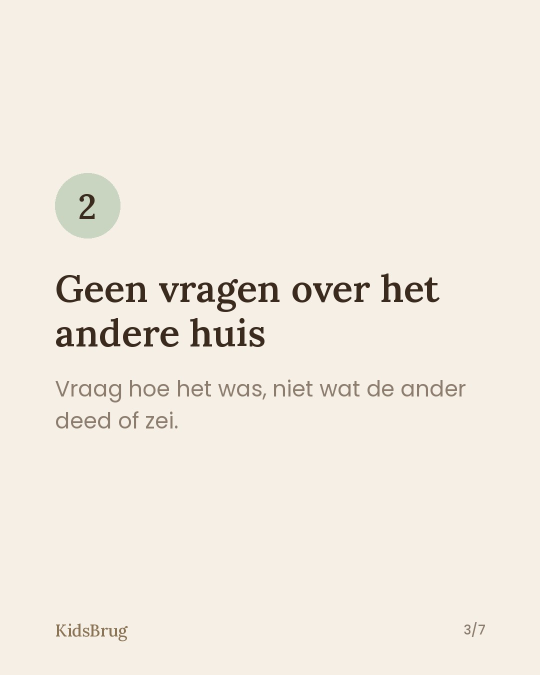
#> input picture carrousels/kidsbrug-2026-11-12-wat-je-kind-niet-hoeft-te-dragen-3.jpg, 1080 x 1350 px, given in place of koppel-kerst.png, which was not available (shown at 1/2 size)
$ python 2026-11-16-smile-kerstbox.py ../../../carrousels/kidsbrug-2026-11-12-wat-je-kind-niet-hoeft-te-dragen-3.jpg ../../../carrousels/kidsbrug-2026-11-12-wat-je-kind-niet-hoeft-te-dragen-4.jpg
#> lines starting #> are read from the running program, lines starting #| are printed output that depends on the picture
### holasmile/studio/holasmile_motion.py
"""Bewegende reels voor Hola Smile (frame voor frame, 30 fps). Gebruikt de kleuren en fonts van holasmile_style.

render_motion(scenes, out): scenes = [(seconden, functie(t, p) -> Image), ...]
  t = seconden sinds begin scene, p = voortgang 0..1 in de scene.
"""
import sys, os, math, subprocess
sys.path.insert(0, os.path.dirname(__file__))
from holasmile_style import *
from PIL import Image, ImageDraw, ImageFilter, ImageEnhance

FPS = 30


def ease(x): x = max(0.0, min(1.0, x)); return 1 - (1 - x) ** 3
def pop(x): x = max(0.0, min(1.0, x)); return 1 + 0.18 * math.sin(math.pi * x) * (1 - x) if x < 1 else 1.0


class Photo:
    """Laadt een liggende foto één keer en maakt er beelden van."""
    # [12 lines left out: functions __init__, card, not called in this run]


def rounded(im, r=36):
    m = Image.new("L", im.size, 0); ImageDraw.Draw(m).rounded_rectangle((0, 0, im.size[0], im.size[1]), r, fill=255)
    return m


# [10 lines left out: function place, not called in this run]


def big_text(d, y, text, size=96, fill=CREAM, scale=1.0, italic=False, maxw=920):
    f = (serif_i if italic else serif)(max(10, int(size * scale)), "SemiBold" if not italic else "Medium")
    return ctext(d, y, text, f, fill=fill, maxw=maxw)


# [4 lines left out: function twinkle, not called in this run]


def render_motion(scenes, out, workdir):
    os.makedirs(workdir, exist_ok=True)
    tmp = os.path.join(workdir, "video.mp4")
    p = subprocess.Popen(["ffmpeg", "-y", "-loglevel", "error", "-f", "rawvideo", "-pix_fmt", "rgb24", "-s", f"{W}x{H}",
                          "-r", str(FPS), "-i", "-", "-c:v", "libx264", "-preset", "veryfast", "-crf", "20", "-pix_fmt", "yuv420p", tmp],
                         stdin=subprocess.PIPE)
    for dur, fn in scenes:
        n = int(round(dur * FPS))
        for i in range(n):
            p.stdin.write(fn(i / FPS, i / max(1, n - 1)).convert("RGB").tobytes())
    p.stdin.close(); p.wait()
    subprocess.run(f"ffmpeg -y -loglevel error -i {tmp} -f lavfi -i anullsrc=r=44100:cl=stereo -shortest "
                   f"-map 0:v -map 1:a -c:v copy -c:a aac -movflags +faststart {out}", shell=True, check=True)


# [33 lines left out: functions still_sheet, cta_motion, not called in this run]


# ---------- Schermvullende sfeerbeelden (lachende mensen) ----------
class Fullbleed:
    """Sfeerbeeld schermvullend (9:16). box = (x0, y0, x1, y1) fractie van de foto, wordt passend gemaakt op 9:16."""
    def __init__(self, path, box=(0, 0, 1, 1)):
        im = Image.open(path).convert("RGB"); w0, h0 = im.size
        im = im.crop((int(box[0] * w0), int(box[1] * h0), int(box[2] * w0), int(box[3] * h0)))
        self.im = ImageOps.fit(im, (int(W * 1.15), int(H * 1.15)), Image.LANCZOS)
        g = Image.new("L", (1, H)); [g.putpixel((0, y), int(max(0, 210 - y * 0.55)) if y < 420 else (int(min(230, (y - 1350) * 0.45)) if y > 1350 else 0)) for y in range(H)]
        self.shade = g.resize((W, H))

    def frame(self, zoom=1.0):
        """zoom 1.0 = hele (iets vergrote) foto; 1.15 = ingezoomd. Donkere rand boven en onder voor leesbare tekst."""
        z = max(1.0, min(1.15, zoom)); cw, ch = int(W * 1.15 / z), int(H * 1.15 / z)
        x0, y0 = (self.im.width - cw) // 2, (self.im.height - ch) // 2
        fr = self.im.crop((x0, y0, x0 + cw, y0 + ch)).resize((W, H), Image.LANCZOS)
        fr.paste(Image.new("RGB", (W, H), BG), (0, 0), self.shade)
        return fr


def ai_note(d):
    """Klein label onderaan bij AI-/sfeerbeelden."""
    d.text((W / 2, H - 70), "Sfeerbeeld", font=sans(24), fill=MUTED, anchor="mm")

### holasmile/studio/holasmile_style.py
"""Hola Smile Clinic reel- en carrousel-huisstijl.

Donker (bijna zwart, warm), goud, crème tekst, Lora (serif) voor koppen, Poppins voor kleine tekst.
Vaste herkenning: de goudkleurige kleurwaaier (shade guide) van geel naar wit, dunne gouden lijnen, kleine sparkles,
woordmerk "Hola Smile Clinic" onderaan. Zachte fades tussen stilstaande beelden.

Gebruik in een reel-script:
    import sys, os; sys.path.insert(0, os.path.join(os.path.dirname(__file__), ".."))
    from holasmile_style import *
"""
from PIL import Image, ImageDraw, ImageFont, ImageFilter, ImageOps
import subprocess, os, math

W, H = 1080, 1920
BG = (20, 17, 14); BG2 = (32, 27, 22); CARD = (38, 32, 26)
GOLD = (201, 163, 92); GOLD_L = (228, 199, 140); CREAM = (245, 236, 220); MUTED = (170, 156, 136)
RED = (196, 96, 80); OK = (150, 178, 120)
GF = "/usr/share/fonts/truetype/google-fonts/"
DJ = "/usr/share/fonts/truetype/dejavu/DejaVuSans-Bold.ttf"
# kleurwaaier: van geel/getint naar stralend wit
SHADES = [(196, 160, 96), (210, 180, 120), (222, 198, 146), (232, 214, 172), (240, 228, 198), (247, 241, 226), (253, 251, 245)]


def serif(sz, w="Medium"):
    f = ImageFont.truetype(GF + "Lora-Variable.ttf", sz)
    try: f.set_variation_by_name(w)
    except Exception: pass
    return f


# [5 lines left out: function serif_i, not called in this run]


def sans(sz, w="Regular"):
    return ImageFont.truetype(GF + f"Poppins-{w}.ttf", sz)


# [12 lines left out: functions _glow, base, not called in this run]


def wrap(d, text, font, maxw):
    out = []
    for para in text.split("\n"):
        line = ""
        for w in para.split():
            t = (line + " " + w).strip()
            if d.textlength(t, font=font) <= maxw: line = t
            else: out.append(line); line = w
        out.append(line)
    return out


def ctext(d, y, text, font, fill=CREAM, maxw=880, gap=1.22, cx=W / 2):
    lines = wrap(d, text, font, maxw); lh = font.size * gap
    for i, l in enumerate(lines): d.text((cx, y + i * lh), l, font=font, fill=fill, anchor="ma")
    return y + len(lines) * lh


# [7 lines left out: function sparkle, not called in this run]


def rule(d, y, w=220, cx=W / 2):
    d.line((cx - w / 2, y, cx - 18, y), fill=GOLD, width=2); d.line((cx + 18, y, cx + w / 2, y), fill=GOLD, width=2)
    sparkle(d, cx, y, 10)


def kicker(d, y, text, cx=W / 2):
    f = sans(28, "Medium"); t = text.upper(); tw = d.textlength(t, font=f) + 70
    d.rounded_rectangle((cx - tw / 2, y, cx + tw / 2, y + 64), 32, outline=GOLD, width=2)
    d.text((cx, y + 33), t, font=f, fill=GOLD_L, anchor="mm")
    return y + 64


def wordmark(d, y=1810, cx=W / 2):
    d.text((cx, y), "Hola Smile Clinic", font=serif(40), fill=GOLD, anchor="mm")
    d.text((cx, y + 44), "ZUNDERT", font=sans(20, "Medium"), fill=MUTED, anchor="mm")


# [20 lines left out: functions shade_guide, stamp, not called in this run]


def card(d, box, fill=CARD, r=34, outline=(84, 70, 48)):
    d.rounded_rectangle(box, r, fill=fill, outline=outline, width=2)


# [22 lines left out: functions quote_card, listing, not called in this run]


def fit_photo(path, box_w, box_h):
    im = Image.open(path); im = ImageOps.exif_transpose(im).convert("RGB")
    return ImageOps.fit(im, (box_w, box_h), Image.LANCZOS, centering=(0.5, 0.5))


# [41 lines left out: functions photo_frame, cta, cover, not called in this run]


def save_cover(im, path):
    im.save(path, "JPEG", quality=90)


def save_frames(frames, outdir):
    os.makedirs(outdir, exist_ok=True)
    for k, f in frames.items(): f().save(f"{outdir}/{k}.png")


# [32 lines left out: functions contact_sheet, render_reel, not called in this run]


# ---------------- Carrousels (staand 4:5, 1080x1350) ----------------
CW, CH = 1080, 1350


def cbase():
    return base(CW, CH)


# [4 lines left out: function cwrap_text, not called in this run]


def cfooter(d, n, total):
    d.text((120, CH - 100), "Hola Smile Clinic", font=serif(32), fill=GOLD, anchor="lm")
    d.text((CW - 120, CH - 100), f"{n}/{total}", font=sans(26, "Medium"), fill=MUTED, anchor="rm")


# [47 lines left out: functions slide_cover, slide_point, slide_closing, save_carousel, carousel_sheet, not called in this run]

### holasmile/studio/reels/2026-11-16-smile-kerstbox.py
import sys, os; sys.path.insert(0, os.path.join(os.path.dirname(__file__), ".."))
from holasmile_motion import *

# Reel: Smile Kerstbox (aanbod). Sfeerbeelden van lachende mensen (AI/Canva, niet in git: holasmile/sfeer-lokaal/).
# Geen klanten, geen resultaten: alleen sfeer. Post krijgt het AI-label.
S = os.path.join(os.path.dirname(__file__), "..", "..", "sfeer-lokaal")
KOPPEL = Fullbleed(os.path.join(S, "koppel-kerst.png"), (0.02, 0.0, 0.62, 1.0))
#> in __init__, im is the input picture: PIL image 1080x1350 RGB; mean R, G, B 242, 235, 224.8
#> in __init__, `im = im.crop((int(box[0] * w0), int(box[1] * h0), int(box[2] * w0), in..`:
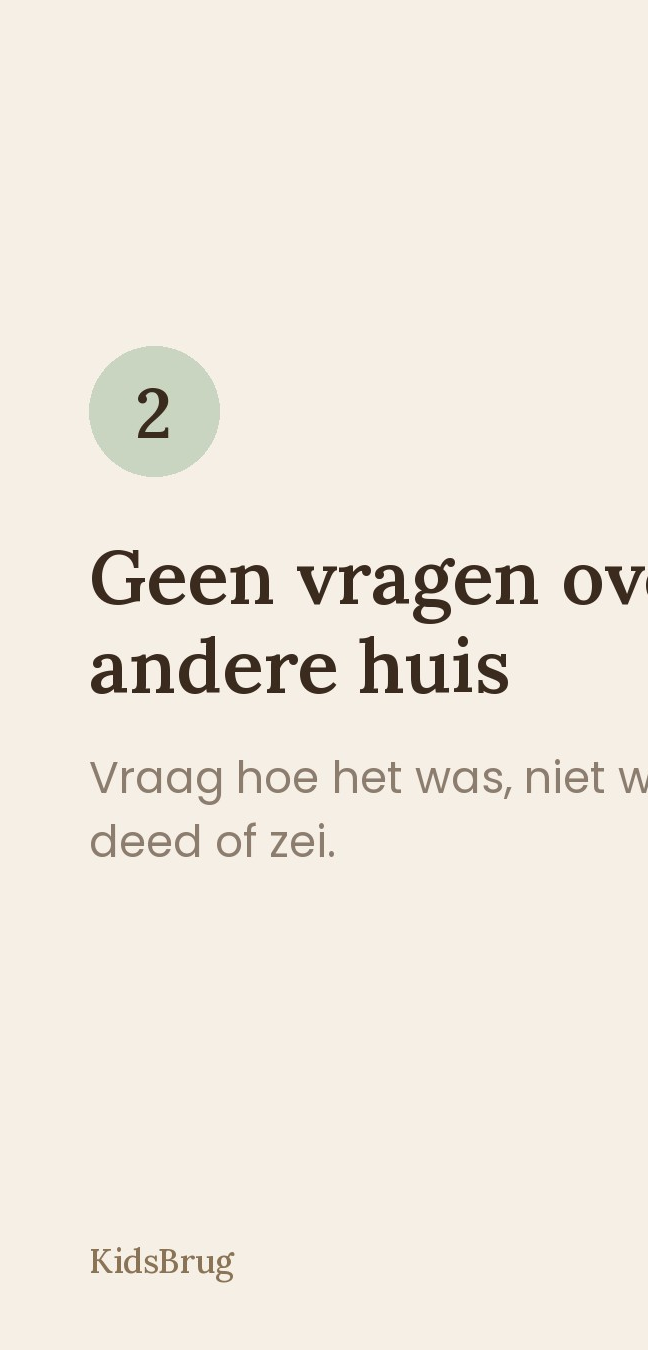
#> im: PIL image 648x1350 RGB; mean R, G, B 240.5, 233.5, 223.2
#> in __init__, `self.shade = g.resize((W, H))`:
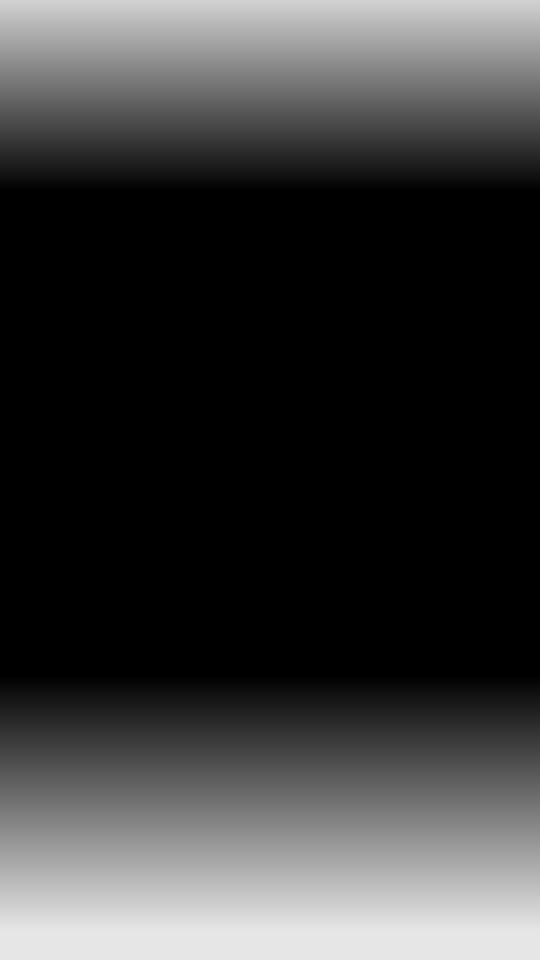
#> self.shade: PIL image 1080x1920 L (shown at 1/2 size); min 0, max 230, mean 58.3
VROUW = Fullbleed(os.path.join(S, "vrouw-goud.png"), (0.55, 0.06, 1.0, 0.46))
#> call 2 of __init__, with box = (0.55, 0.06, 1, 0.46)
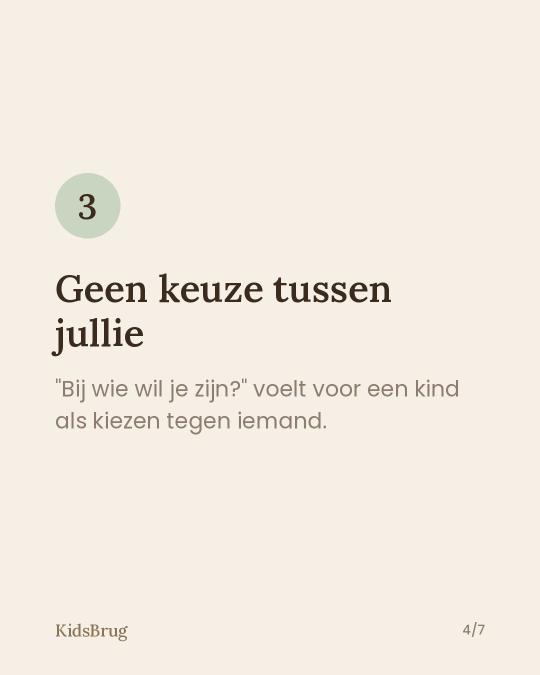
#> input picture carrousels/kidsbrug-2026-11-12-wat-je-kind-niet-hoeft-te-dragen-4.jpg, 1080 x 1350 px, given in place of vrouw-goud.png, which was not available (shown at 1/2 size)
#> in __init__, im is the input picture: PIL image 1080x1350 RGB; mean R, G, B 242.5, 235.5, 225.3
#> in __init__ (call 2), `im = im.crop((int(box[0] * w0), int(box[1] * h0), int(box[2] * w0), in..`:
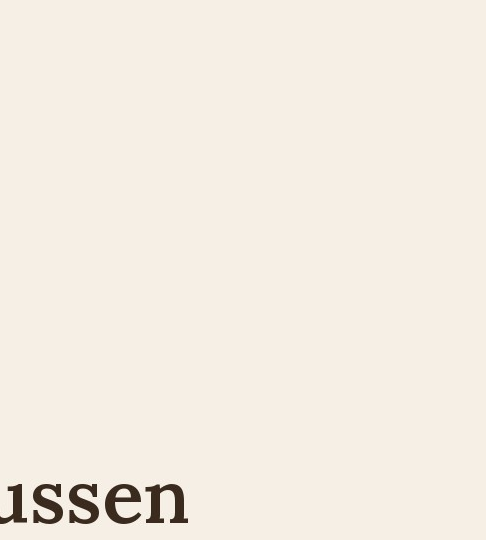
#> im: PIL image 486x540 RGB; mean R, G, B 243.6, 236.5, 226.4
GROEP = Fullbleed(os.path.join(S, "canva-groep.png"), (0.0, 0.15, 1.0, 0.95))
#> call 3 of __init__, with box = (0, 0.15, 1, 0.95)
#> in __init__ (call 3), `im = im.crop((int(box[0] * w0), int(box[1] * h0), int(box[2] * w0), in..`:
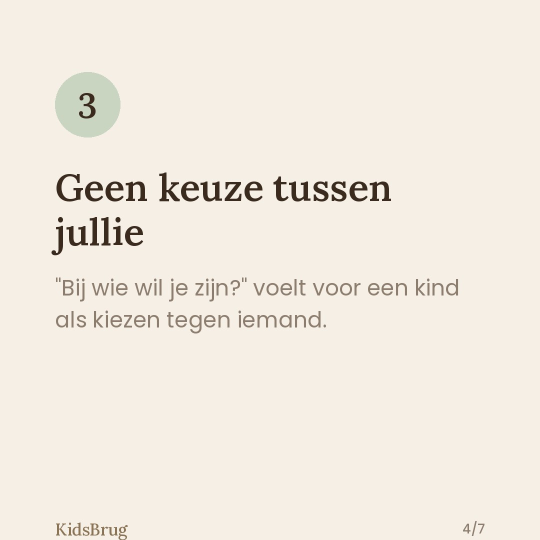
#> im: PIL image 1080x1080 RGB (shown at 1/2 size); mean R, G, B 241.6, 234.6, 224.4
#> in __init__ (call 3), `self.im = ImageOps.fit(im, (int(W * 1.15), int(H * 1.15)), Image.LANCZ..`:
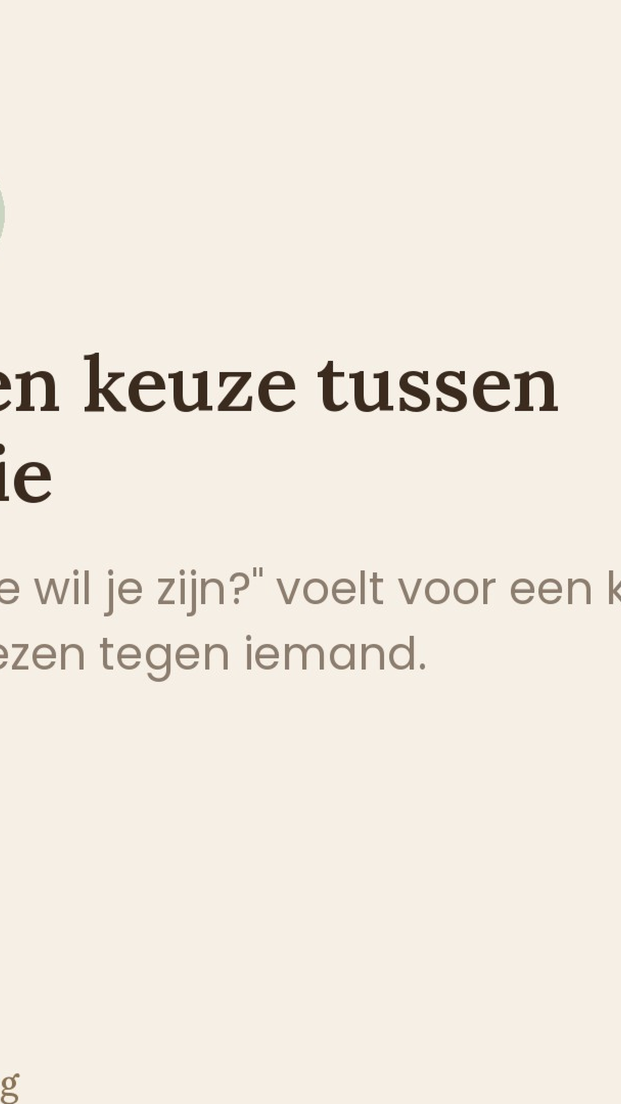
#> self.im: PIL image 1242x2208 RGB (shown at 1/2 size); mean R, G, B 241.5, 234.3, 224.2


def s1(t, p):
    im = KOPPEL.frame(1.0 + 0.12 * p); d = ImageDraw.Draw(im)
    big_text(d, 1390, "Op zoek naar een\nkerstcadeau dat\nécht straalt?", 88, scale=pop(min(1, t / 0.35)))
    ai_note(d); return im


def s2(t, p):
    im = VROUW.frame(1.12 - 0.10 * p); d = ImageDraw.Draw(im)
    big_text(d, 150, "Geef een stralende\nglimlach cadeau.", 96, scale=pop(min(1, t / 0.35)))
    twinkle(d, t, [(160, 560, 26), (930, 520, 20)]); ai_note(d); return im


ITEMS = ["Cadeaubon voor een\nbleekbehandeling", "Glow Powder & Glow\nWhitening Serum gratis\nbij elk pakket", "Ook als kerstpakket\nvoor je team"]


def s3(t, p):
    im, d = base()
    kicker(d, 240, "Smile Kerstbox")
    big_text(d, 380, "Dit zit erin:", 96, scale=pop(min(1, t / 0.3)))
    y = 700
    for i, it in enumerate(ITEMS):
        k = ease((t - 0.4 - i * 0.7) / 0.35)
        if k <= 0: break
        x = 150 - (1 - k) * 300
        d.ellipse((x, y + 10, x + 80, y + 90), outline=GOLD, width=4)
        d.text((x + 40, y + 50), str(i + 1), font=serif(44, "SemiBold"), fill=GOLD_L, anchor="mm")
        cwrap_text(d, x + 130, y, it, serif(62, "SemiBold"), maxw=760, gap=1.2)
        y += 330
    twinkle(d, t, [(170, 300, 18), (910, 280, 24)]); wordmark(d); return im


def s4(t, p):
    im = GROEP.frame(1.0 + 0.10 * p); d = ImageDraw.Draw(im)
    big_text(d, 150, "Voor je moeder,\nje vriendin of\nje collega's.", 92, scale=pop(min(1, t / 0.35)))
    ai_note(d); return im


def s5(t, p):
    im, d = base()
    d.text((W / 2, 400), "Hola Smile", font=serif(int(120 * pop(min(1, t / 0.35))), "SemiBold"), fill=CREAM, anchor="mm")
    d.text((W / 2, 515), "CLINIC · ZUNDERT", font=sans(30, "Medium"), fill=GOLD, anchor="mm")
    rule(d, 610)
    ctext(d, 720, "Bestel je\nSmile Kerstbox", serif(92, "SemiBold"))
    if t > 0.6:
        pl = 1 + 0.03 * math.sin(t * 7); bw, bh = 760 * pl, 136 * pl
        d.rounded_rectangle((W / 2 - bw / 2, 1120 - bh / 2, W / 2 + bw / 2, 1120 + bh / 2), 68, fill=GOLD)
        d.text((W / 2, 1120), "Stuur KERST in een DM", font=sans(48, "Medium"), fill=BG, anchor="mm")
        d.text((W / 2, 1260), "of boek via de link in bio", font=sans(36), fill=CREAM, anchor="mm")
    twinkle(d, t, [(220, 330, 20), (860, 300, 26), (900, 1420, 16), (180, 1380, 14)])
    wordmark(d); return im


scenes = [(2.9, s1), (2.7, s2), (3.4, s3), (2.7, s4), (3.4, s5)]


def COVER():
    im = KOPPEL.frame(1.08); d = ImageDraw.Draw(im)
    kicker(d, 1180, "Smile Kerstbox")
    big_text(d, 1280, "Geef een glimlach\ncadeau", 96)
    return im


if __name__ == "__main__":
    work = sys.argv[1]; out = sys.argv[2]; os.makedirs(work, exist_ok=True)
    COVER().save(out.replace(".mp4", "-cover.jpg") if out.endswith(".mp4") else f"{work}/cover.jpg", "JPEG", quality=90)
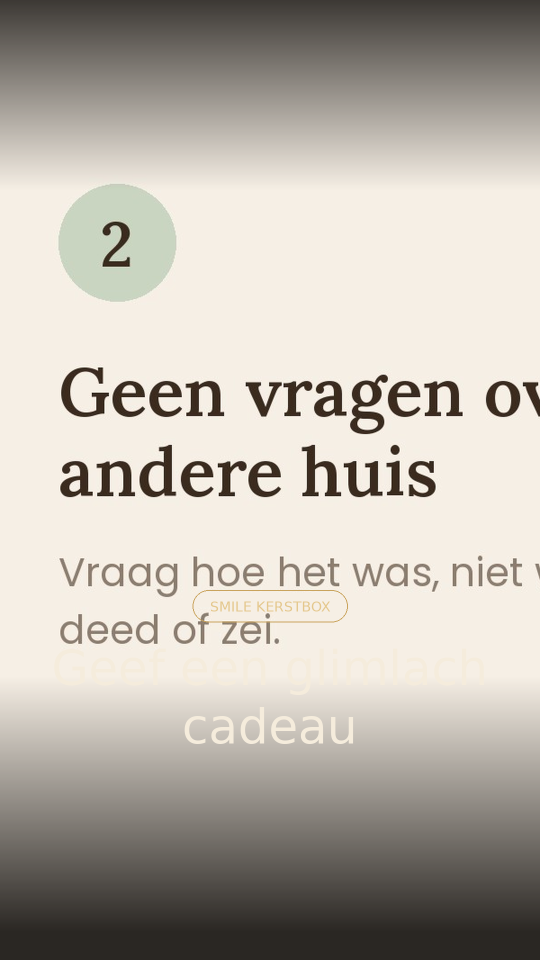
#> saved as cover.jpg: PIL image 1080x1920 RGB (shown at 1/2 size); mean R, G, B 187.2, 181.1, 172.3
    if "--sheet" in sys.argv: still_sheet(scenes, [(0, 0.1), (0, 1), (1, 0.5), (2, 0.3), (2, 1), (3, 0.5), (4, 1)], f"{work}/sheet.png")
#> (the run stopped early here; a loop or call above may not have finished)
